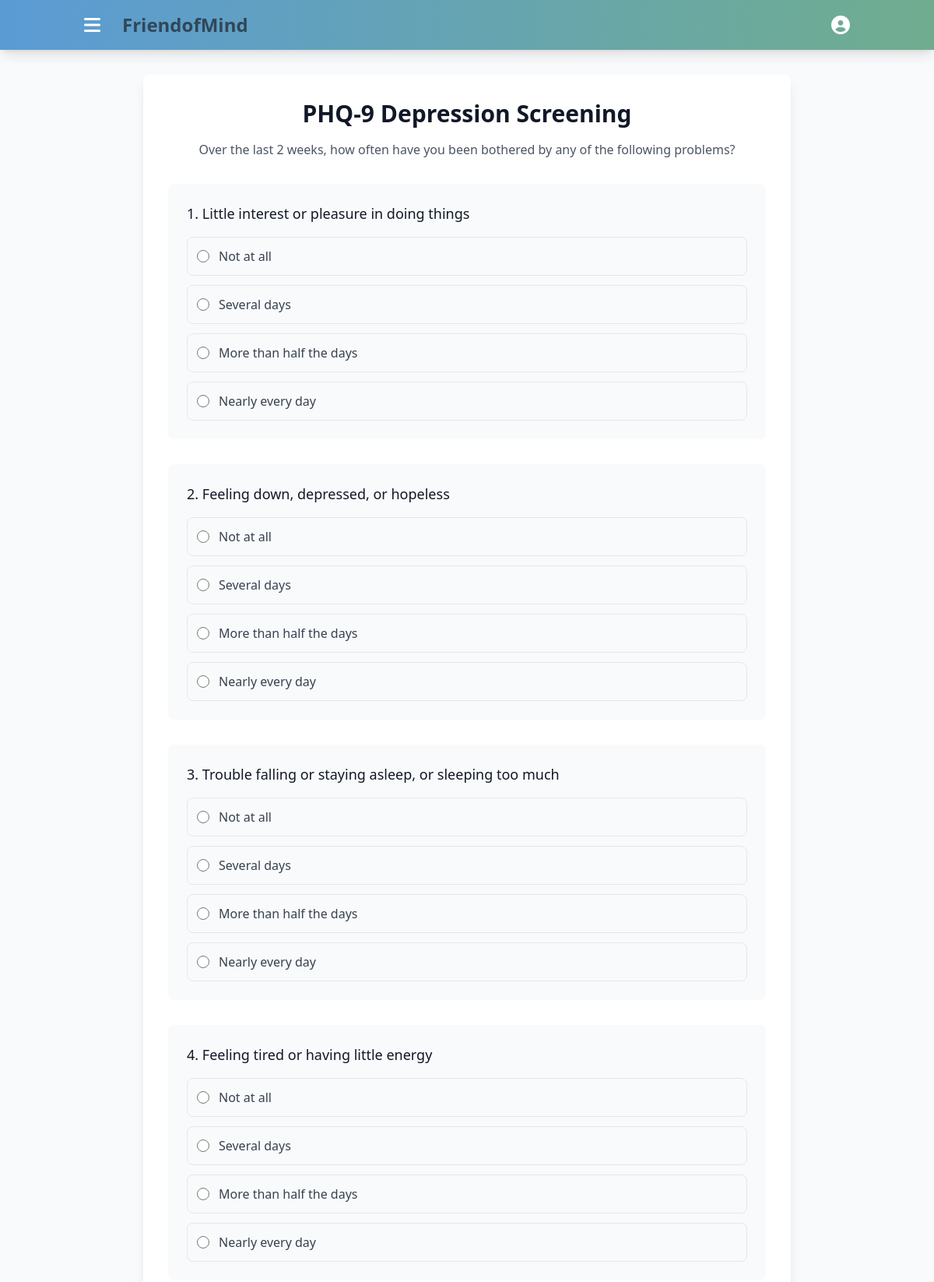
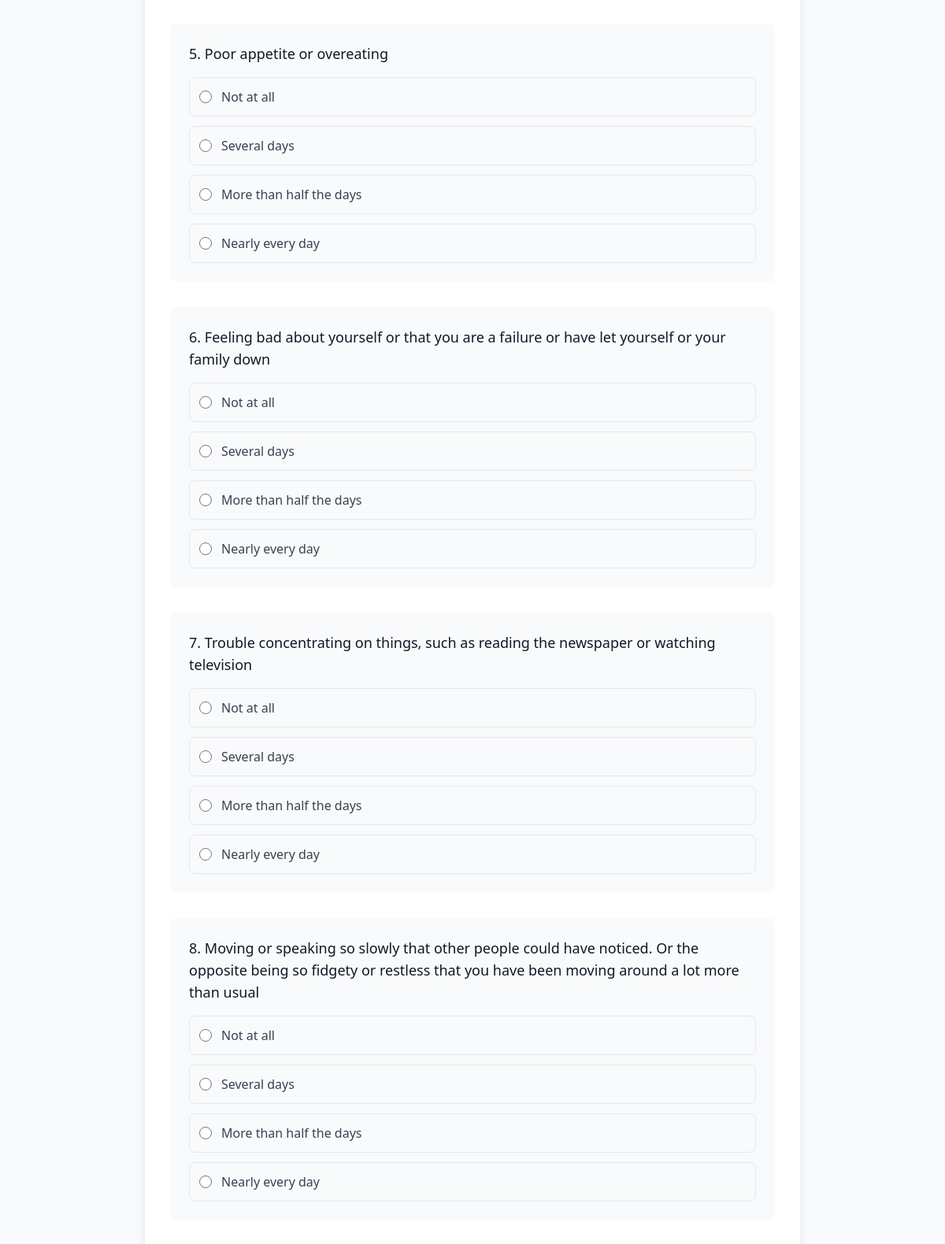
Page /screening/phq9/take/ (signed in, upper part) on the committed database (2 pictures, top to bottom).
### screening/models.py (models this page shows, shortened)
class Assessment(models.Model):
    ASSESSMENT_TYPES = [
        ('phq9', 'PHQ-9 (Depression)'),
        ('gad7', 'GAD-7 (Anxiety)'),
        ('pss', 'PSS (Perceived Stress Scale)')
    ]
    name = models.CharField(max_length=50, choices=ASSESSMENT_TYPES)
    title = models.CharField(max_length=200)
    description = models.TextField()
    instructions = models.TextField()
    is_active = models.BooleanField(default=True)
    created_at = models.DateTimeField(default=timezone.now)

class Question(models.Model):
    assessment = models.ForeignKey(Assessment, on_delete=models.CASCADE, related_name='questions')
    text = models.TextField()
    order = models.IntegerField(default=0)
    class Meta:
        ordering = ['order']

class AnswerChoice(models.Model):
    question = models.ForeignKey(Question, on_delete=models.CASCADE, related_name='choices')
    text = models.CharField(max_length=200)
    value = models.IntegerField()
    order = models.IntegerField(default=0)
    class Meta:
        ordering = ['order']

### screening/views.py (the view, shortened to what this page needs)
# urls.py: path('<str:assessment_type>/take/', views.TakeAssessmentView.as_view(), name='take_assessment'),
class TakeAssessmentView(LoginRequiredMixin, TemplateView):
    template_name = 'screening/take_assessment.html'
    def get_context_data(self, **kwargs):
        context = super().get_context_data(**kwargs)
        assessment_type = kwargs.get('assessment_type')
        context['assessment'] = get_object_or_404(Assessment, name=assessment_type)
        context['questions'] = context['assessment'].questions.all()
        return context

### templates/screening/take_assessment.html (shortened to what this page needs)
{% extends 'base.html' %}
{% block content %}
<div class="max-w-4xl mx-auto px-4 sm:px-6 lg:px-8 py-8">
    <div class="bg-white rounded-lg shadow-lg p-8">
        <div class="text-center mb-8">
            <h1 class="text-3xl font-bold text-gray-900 mb-4">{{ assessment.title }}</h1>
            <p class="text-gray-600">{{ assessment.instructions }}</p>
        </div>
        <form method="post" class="space-y-8">
            {% for question in questions %}
            <div class="bg-gray-50 rounded-lg p-6">
                <h3 class="text-lg font-medium text-gray-900 mb-4">
                    {{ forloop.counter }}. {{ question.text }}
                </h3>
                <div class="space-y-3">
                    {% for choice in question.choices.all %}
                    <label class="flex items-center p-3 border border-gray-200 rounded-lg hover:bg-white cursor-pointer transition duration-200">
                        <input type="radio" name="question_{{ question.id }}" value="{{ choice.id }}"
                               class="h-4 w-4 text-primary focus:ring-primary border-gray-300" required>
                        <span class="ml-3 text-gray-700">{{ choice.text }}</span>
                    </label>
                    {% endfor %}
                </div>
            </div>
            {% endfor %}
        </form>
    </div>
</div>
{% endblock %}

### templates/base.html (style rules this page uses)
html { scroll-behavior: smooth; }

### rows in the picture
Assessment: title "PHQ-9 Depression Screening", instructions "Over the last 2 weeks, how often have you been bothered by any of the following problems?"
Question: text "Little interest or pleasure in doing things"
AnswerChoice: text "Not at all"
AnswerChoice: text "Several days"
AnswerChoice: text "More than half the days"
AnswerChoice: text "Nearly every day"
Question: text "Feeling down, depressed, or hopeless"
AnswerChoice: text "Not at all"
AnswerChoice: text "Several days"
AnswerChoice: text "More than half the days"
AnswerChoice: text "Nearly every day"
Question: text "Trouble falling or staying asleep, or sleeping too much"
AnswerChoice: text "Not at all"
AnswerChoice: text "Several days"
AnswerChoice: text "More than half the days"
AnswerChoice: text "Nearly every day"
Question: text "Feeling tired or having little energy"
AnswerChoice: text "Not at all"
AnswerChoice: text "Several days"
AnswerChoice: text "More than half the days"
AnswerChoice: text "Nearly every day"
Question: text "Poor appetite or overeating"
AnswerChoice: text "Not at all"
AnswerChoice: text "Several days"
AnswerChoice: text "More than half the days"
AnswerChoice: text "Nearly every day"
Question: text "Feeling bad about yourself or that you are a failure or have let yourself or your family down"
AnswerChoice: text "Not at all"
AnswerChoice: text "Several days"
AnswerChoice: text "More than half the days"
AnswerChoice: text "Nearly every day"
Question: text "Trouble concentrating on things, such as reading the newspaper or watching television"
AnswerChoice: text "Not at all"
AnswerChoice: text "Several days"
AnswerChoice: text "More than half the days"
AnswerChoice: text "Nearly every day"
Question: text "Moving or speaking so slowly that other people could have noticed. Or the opposite being so fidgety or restless that you have been moving around a lot more than usual"
AnswerChoice: text "Not at all"
AnswerChoice: text "Several days"
AnswerChoice: text "More than half the days"
AnswerChoice: text "Nearly every day"
